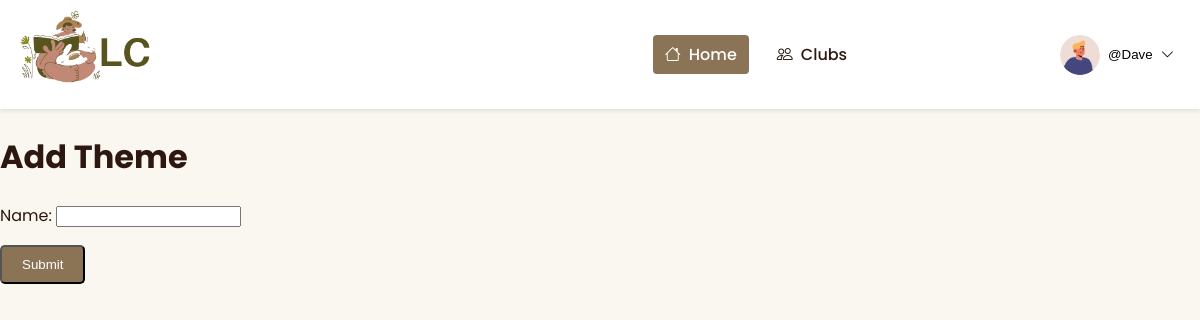
Page /theme/new/ (signed in) on the committed database.
### discussion/models.py (models this page shows, shortened)
class Profile(models.Model):
    user = models.OneToOneField(User, null=True, on_delete=models.CASCADE)
    bio = models.TextField()
    selected_themes = models.ManyToManyField(Theme)
    books_per_year = models.CharField(max_length=20, choices=[
        ('0-5', '0-5'),
        ('5-10', '5-10'),
        ('10-20', '10-20'),
        ('20+', '20+'),
    ],
    null=True,
    blank=True,
    )
    profile_pic = (models.ImageField(null=True, blank=True, upload_to="static/profile" ))
    goodreads_url = models.CharField(max_length=55, null=True, blank=True)

class User(AbstractUser):
    fname = models.CharField(max_length=200, null=True)
    lname = models.CharField(max_length=200, null=True)
    email = models.EmailField(unique=True, null=False)  # Ensures email is required
    USERNAME_FIELD = 'username'
    REQUIRED_FIELDS = []

### discussion/views.py (the view, shortened to what this page needs)
# urls.py: path('theme/new/', AddThemeView.as_view(), name='new_theme'),
class AddThemeView(LoginRequiredMixin, CreateView):
    model = Theme
    template_name = 'new_theme.html'
    fields = '__all__'
    success_url = reverse_lazy('home')

### discussion/templates/new_theme.html (shortened to what this page needs)
{% extends 'base3.html' %}
{% block content %}
<h1>Add Theme</h1>
<form method="post">
    {{ form.as_p }}
    <button type="submit" class="btn btn-success">Submit</button>
</form>
{% endblock %}

### templates/navbar.html (shortened to what this page needs)
<nav class="header-navbar">
    <div class="container">
        <div class="logo">
            <a href="{% url 'home' %}" class="logo">
                {% load static %}
            <img src="{% static 'discussion\logo.png' %}" alt="">
            </a>
        </div>
        <div class="navbar-menu" id="navbarMenu">
            <li><a href="{% url 'home' %}" class="active"><i class="bi bi-house"></i>Home</a></li>
            <li><a href="{% url 'club_list' %}"><i class="bi bi-people"></i>Clubs</a></li>
        </div>
        {% if user.is_authenticated %}
        <div class="user-menu">
            <button class="user-menu-toggle">
            {% with profile=user.profile %}
            {% if profile.profile_pic %}
            <img src="{{ profile.profile_pic.url }}" alt="User Avatar" class="user-avatar">
            {% else %}
            <img alt="placeholder" id="profile-image">
            {% endif %}
            {% endwith %}
                <span>@{{ user.username|capfirst }}</span>
                <i class="bi bi-chevron-down"></i>
            </button>
            {% else %}
            <div class="navbar-menu" id="navbarMenu">
                <li><a href="{% url 'register' %}"><i class="bi bi-person-plus"></i>Register</a></li>
                <li><a href="{% url 'login' %}"><i class="bi bi-box-arrow-in-right"></i>Login</a></li>
            </div>
            {% endif %}
        </div>
    </div>
</nav>

### static/discussion/css/templates2.css (style rules this page uses)
:root { --primary-color: #EEDED0; --primary-dark: #D6C4A9; --secondary-color: #F7E7CE; --accent-color-1: #B6A48E; --accent-color-2: #8B7355; --accent-color-3: #C17817; --text-color: #2C1810; --text-light: #5C4033; --background-color: #FAF6F0; --white: #FFFFFF; --error-color: #E85D75; --success-color: #4CAF50; }
body { font-family: 'Poppins', sans-serif; background-color: var(--background-color); color: var(--text-color); margin: 0; padding: 0; line-height: 1.6; }
.container { max-width: 1200px; margin: 0 auto; padding: 0 20px; }
.navbar-menu { display: flex; gap: 20px; }
.navbar-menu a { color: var(--text-color); text-decoration: none; font-weight: 500; transition: color 0.3s ease; }
.btn { display: inline-block; padding: 10px 20px; background-color: var(--accent-color-2); color: var(--white); text-decoration: none; border-radius: 5px; transition: background-color 0.3s ease; }

### static/discussion/css/nav.css (style rules this page uses)
.navbar-menu { display: flex; gap: 1rem; align-items: center; margin: 0; padding: 0; }
.navbar-menu > li { list-style-type: none; }
.navbar-menu a { color: var(--text-color); text-decoration: none; font-weight: 500; padding: 0.5rem 0.75rem; border-radius: 4px; transition: all 0.3s ease; }
.navbar-menu a.active { background-color: var(--accent-color-2); color: var(--white); }
.navbar-menu i { margin-right: 0.5rem; }
.header-navbar { background-color: var(--white); box-shadow: 0 2px 4px rgba(0,0,0,0.1); padding: 10px 0; position: sticky; top: 0; z-index: 1000; }
.header-navbar .container { display: flex; justify-content: space-between; align-items: center; }
.header-navbar .logo { font-size: 1.5em; font-weight: 600; color: var(--accent-color-2); text-decoration: none; }
.header-navbar .user-menu { position: relative; }
.header-navbar .user-menu-toggle { background: none; border: none; cursor: pointer; display: flex; align-items: center; gap: 8px; }
.header-navbar .user-avatar { width: 40px; height: 40px; border-radius: 50%; object-fit: cover; }

### templates/navbar.html (style rules this page uses)
.logo img { width: 30%; height: 30%; }

### rows in the picture
Profile: profile_pic (picture)
User: username "Dave"
